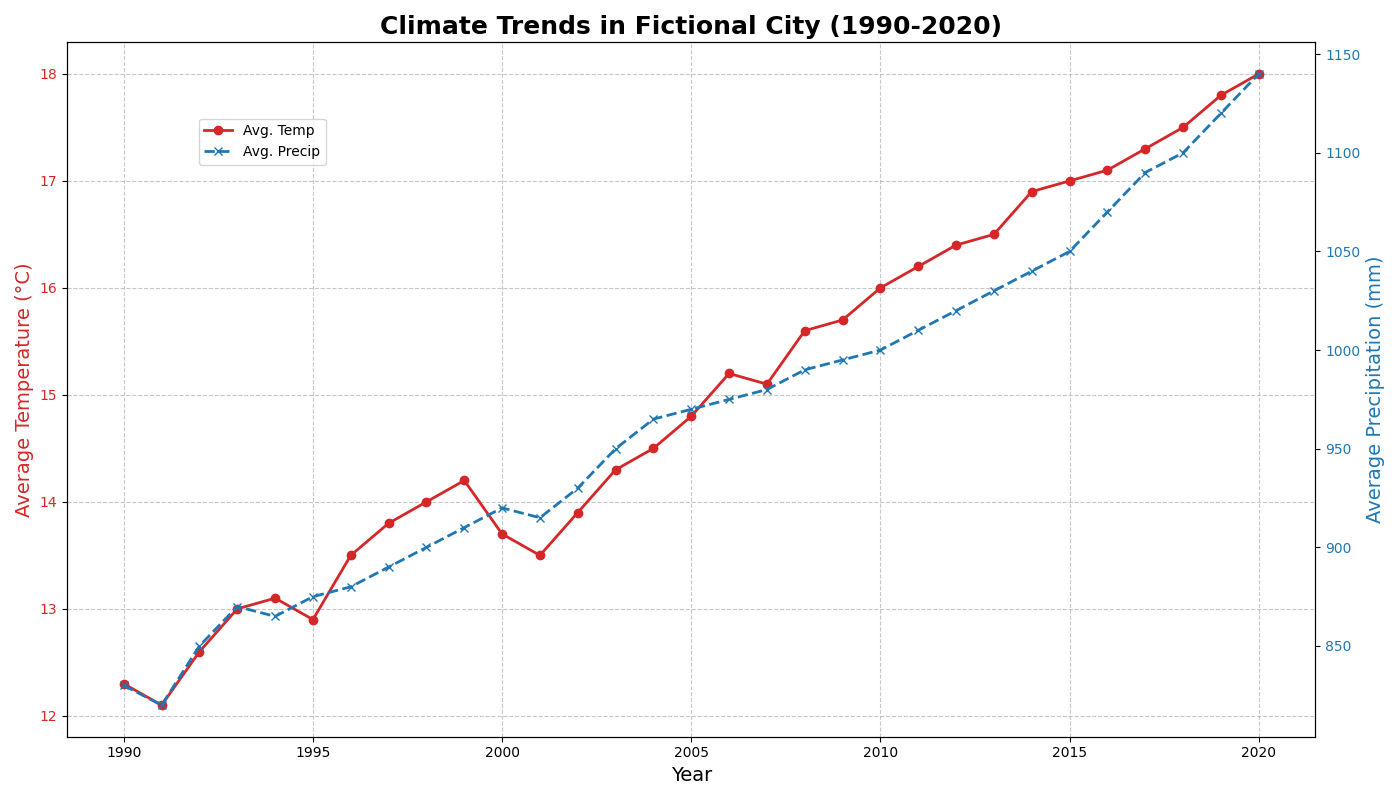

Write Python code to recreate this figure.
import numpy as np
import matplotlib.pyplot as plt

# Backstory:
# The chart showcases the yearly progression of a fictional city's average temperature and precipitation
# over the last three decades. The aim is to analyze the evolving climate trends.

# Years
years = np.arange(1990, 2021)

# Average temperature for the fictional city (in °C)
avg_temp = np.array([12.3, 12.1, 12.6, 13.0, 13.1, 12.9, 13.5, 13.8, 14.0, 
                     14.2, 13.7, 13.5, 13.9, 14.3, 14.5, 14.8, 15.2, 15.1, 
                     15.6, 15.7, 16.0, 16.2, 16.4, 16.5, 16.9, 17.0, 17.1, 
                     17.3, 17.5, 17.8, 18.0])

# Average precipitation (mm) for the fictional city
avg_precip = np.array([830, 820, 850, 870, 865, 875, 880, 890, 900, 910, 
                       920, 915, 930, 950, 965, 970, 975, 980, 990, 995, 
                       1000, 1010, 1020, 1030, 1040, 1050, 1070, 1090, 
                       1100, 1120, 1140])

# Set up the plot
fig, ax1 = plt.subplots(figsize=(14, 8))

# Plot average temperature
color = 'tab:red'
ax1.set_title('Climate Trends in Fictional City (1990-2020)', fontsize=18, fontweight='bold')
ax1.set_xlabel('Year', fontsize=14)
ax1.set_ylabel('Average Temperature (°C)', fontsize=14, color=color)
ax1.plot(years, avg_temp, color=color, linestyle='-', linewidth=2, marker='o', label='Avg. Temp')
ax1.tick_params(axis='y', labelcolor=color)

# Creating a secondary y-axis for precipitation
ax2 = ax1.twinx()
color = 'tab:blue'
ax2.set_ylabel('Average Precipitation (mm)', fontsize=14, color=color)
ax2.plot(years, avg_precip, color=color, linestyle='--', linewidth=2, marker='x', label='Avg. Precip')
ax2.tick_params(axis='y', labelcolor=color)

# Adding grid lines to the plot
ax1.grid(True, linestyle='--', alpha=0.7)

# Adding legends to both plots
fig.legend(loc='upper left', bbox_to_anchor=(0.1, 0.9), bbox_transform=ax1.transAxes)

# Automatically adjust layout to prevent text overlap
plt.tight_layout()

# Show the plot
plt.show()
